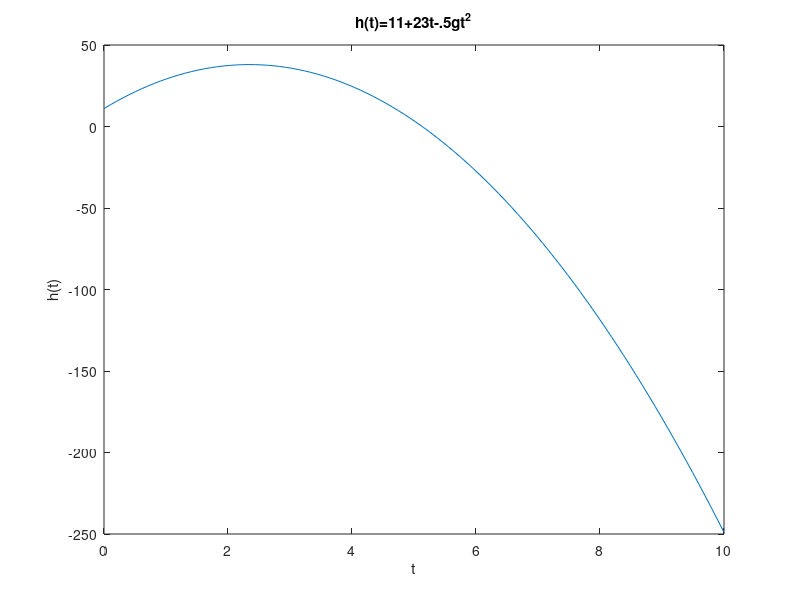

Source code (MATLAB):
%Conor Nailos
%1/27/16
%Plots a ballistic funtcion
clear;clc
%% Paramters
xmin=0;
xmax=10;
nX=100;

g=9.8; %m/s^2 acceleration of gravity
x=11; %initial position
v=23; %initial velocity
t=linspace(xmin,xmax,nX);

%% Function
y=x+v.*t-(0.5*g*(t.^2));

%% Plot

plot(t,y);
title(['h(t)=',num2str(x),'+',num2str(v),'t-.5gt^2']);
xlabel('t');
ylabel('h(t)');